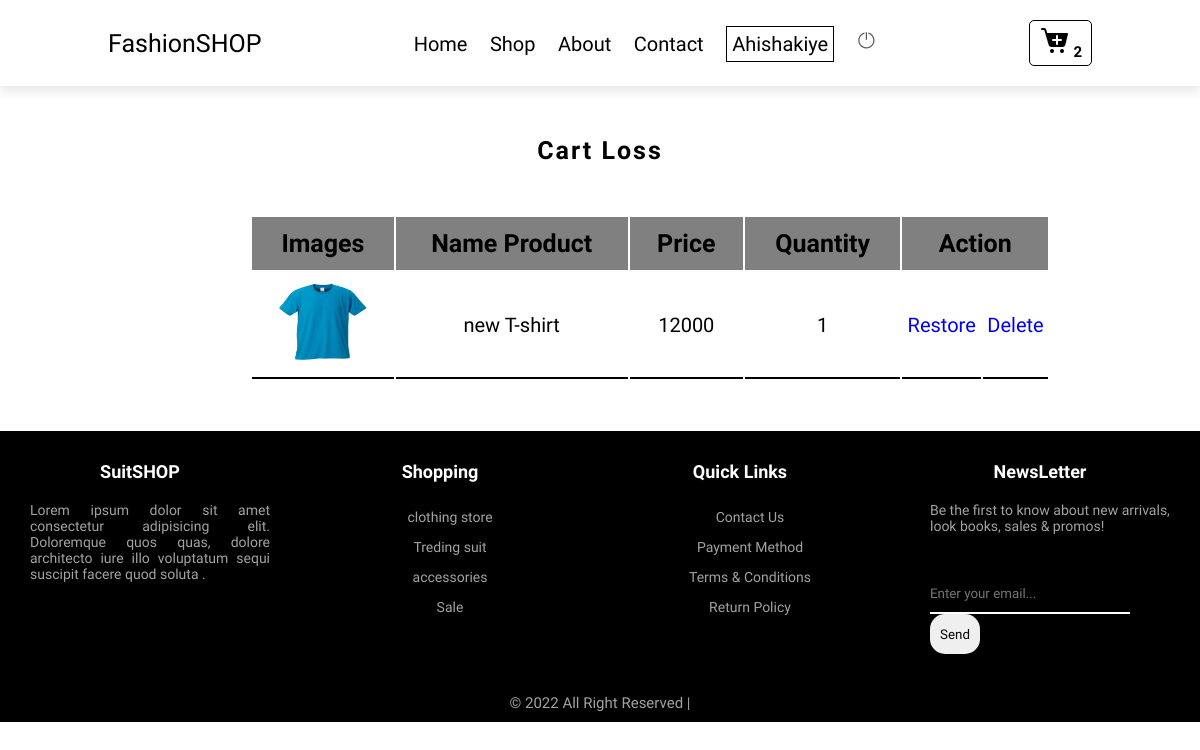
The page /cartloss.php (signed in) on the database its author committed.
### tables this page shows
CREATE TABLE `cartloss` (
  `id_cart` int(11) NOT NULL,
  `nomprod` varchar(255) NOT NULL,
  `prixprod` varchar(255) NOT NULL,
  `photoprod` varchar(255) NOT NULL,
  `Quantite` varchar(255) NOT NULL,
  `user` varchar(255) NOT NULL
);

### cartloss.php (the view, shortened to what this page needs)
<?php
include("db.php");
?>
<!DOCTYPE html>
<html lang="en">
<head>
    <link rel="stylesheet" href="css/cartlosse.css">
</head>
<body>
    <header class="header">
          <a href="#" class="logo"><i class="fas fa-splotch"></i> FashionSHOP</a>
          <nav class="navbar">
               <a href="index.php">Home</a>
               <a href="shop.php">Shop</a>
               <a href="about.php">About</a>
               <a href="contact.php">Contact</a>
               <?php
               if(isset($_SESSION['name']) && !empty($_SESSION['name'])){
               ?>
               <a href="#" class="session"><?php echo $_SESSION['name'];?></a>
               <a href="logout.php"><img src="images/shutdown_20px.png" alt="image non disponible"></a>
              <?php
               }else{
                   ?>
                   <a href="login.php">My Account</a>
                   <?php
               }
               ?>
          </nav>
          <?php
            if(isset($_SESSION['name']) && !empty($_SESSION['name'])){
                $select_row=$bdd->query("SELECT * FROM cart");
                $row=$select_row->rowCount();?>
          <a href="cart.php" class="btn"><img src="images/cart.png" alt="image non disponible" id="cart"> <span><?php echo $row;?></span></a>
          <?php
            }else{?>
            <div id="menu-btn" class="fas fa-bars"></div>
          <a href="cart.php" class="btn"><img src="images/cart.png" alt="image non disponible" id="cart"> <span>0</span></a>
        <?php
            }
            ?>
             </header>
     <section class="section12">
         <h1 class="title0">Cart Loss</h1>
         <?php
         if(isset($_SESSION['name']) && !empty($_SESSION['name'])){
         ?>
         <table>
             <thead class="thead">
                 <tr>
                     <th class="th">Images</th>
                     <th class="th">Name Product</th>
                     <th class="th">Price</th>
                     <th class="th">Quantity</th>
                     <th class="th" colspan="2">Action</th>
                 </tr>
             </thead>
             <tbody class="tbody">
                 <?php
                 $select=$bdd->query("SELECT * FROM cartloss ORDER BY id_cart");
                 while($data=$select->fetch()){
                 ?>
                 <tr>
                     <td class="td"><img src="image/<?php echo $data['photoprod']?>" alt="image non disponible"></td>
                     <td class="td"><?php echo $data['nomprod']?></td>
                     <td class="td"><?php echo $data['prixprod']?></td>
                     <td class="td"><?php echo $data['Quantite']?></td>
                     <td class="td"><a href="cartloss.php?restore=<?php echo $data['id_cart']?>">Restore</a></td>
                     <td class="td"><a href="cartloss.php?sup=<?php echo $data['id_cart']?>">Delete</a></td>
                 </tr>
                 <?php
                 }
                 ?>
             </tbody>
         </table>
         <?php
          }else{
              echo "<center style='font-size:2rem;color:red;margin-bottom:1rem;'>Sign In or Sign Up First!</center>";
          }
         ?>
     </section>
     <footer>
     <div class="footer-container">
          <div class="footer-box1">
               <h3 class="h3-ttle">SuitSHOP</h3>
               <p>Lorem ipsum dolor sit amet consectetur adipisicing elit. Doloremque quos quas, dolore architecto iure illo voluptatum sequi suscipit facere quod soluta .</p>
          </div>
          <div class="footer-box2">
               <h3 class="h3-ttle">Shopping</h3>
               <ul>
                    <li>clothing store</li>
                    <li>Treding suit</li>
                    <li>accessories</li>
                    <li>Sale</li>
               </ul>
          </div>
          <div class="footer-box3">
               <h3 class="h3-ttle">Quick Links</h3>
               <ul>
                    <li>Contact Us</li>
                    <li>Payment Method</li>
                    <li><a href="terms.php">Terms & Conditions</a></li>
                    <li><a href="return.php">Return Policy</a></li>
               </ul>
          </div>
          <div class="footer-box4">
               <h3 class="h3-ttle">NewsLetter</h3>
               <p class="p-form">Be the first to know about new arrivals, look books, sales & promos!</p>
               <form action="" method="post">
                    <input type="text" name="text" placeholder="Enter your email..." id="inpt-txt">
                    <input type="submit" value="Send" name="submit" id="submit-btn">
               </form>
          </div>
     </div>
     <p class="copy">&copy 2022 All Right Reserved | </p>
</footer>
</body>
</html>

### css/cartlosse.css (style rules this page uses)
* { font-family: 'Rambla', sans-serif; margin: 0; padding: 0; box-sizing: border-box; outline: none; border: none; text-decoration: none; }
:root { --gray:#a2a2a2; --graye:#ececec; --black: #000; --blue: #cae8e3; --pink: #f6e4d5; --white: #fff; --yellow: #ffd080; --border: .2rem solid var(--black); }
html { font-size: 62.5%; overflow-x: hidden; scroll-behavior: smooth; scroll-padding-top: 7rem; }
.header { position: sticky; top: 0; left: 0; right: 0; z-index: 1000; display: flex; align-items: center; justify-content: space-between; background-color: var(--white); box-shadow: 0 .5rem 1rem rgba(0,0,0,.1); padding: 2rem 9%; }
.logo { font-size: 2.5rem; color: var(--black); }
.navbar a { margin: 0 1rem; font-size: 2rem; color: var(--black); }
.navbar .session { margin: 0 1rem; padding:5px; font-size: 2rem; border:1px solid black; }
.btn { display: inline-block; padding: 0.5rem 1rem; border: 1px solid Black; cursor: pointer; font-weight: bolder; border-radius: .5rem; }
.btn span { position:relative; left:1px; top:1px; font-size:1.5rem; color:#000;; border-radius:5px; }
.title0 { text-align:center; font-size:2.5rem; letter-spacing: .2rem; margin:5rem 10rem; }
table { width:80rem; margin-left:25rem; margin-bottom:5rem; }
table .thead .th { background:gray; padding:1.2rem 2rem; font-size:2.5rem; text-align: center; }
table .tbody .td img { width:10rem; height:10rem; }
table .tbody .td { border:0; border-bottom:2px solid black; font-size:2rem; text-align: center; }
footer { background: var(--black); }
.footer-container { display:flex; flex-wrap: nowrap; justify-content: space-between; align-items: flex-start; align-content: center; flex-direction: row; }
.footer-box1 { width:300px; margin:30px; }
.footer-box1 p { color:var(--gray); text-align: justify; font-size:14px; }
.footer-box2 { width:300px; margin:30px; }
.footer-box2 ul { color:var(--gray); font-size:14px; }
.footer-box2 ul li { text-align: center; list-style-type: none; line-height: 30px; }
.footer-box3 { width:300px; margin:30px; }
.footer-box3 ul { color:var(--gray); font-size:14px; }
.footer-box3 ul li { text-align: center; list-style-type: none; line-height: 30px; }
.footer-box3 ul li a { text-decoration:none; color:var(--gray); }
.footer-box4 { width:300px; margin:30px; }
.p-form { color:var(--gray); font-size:14px; margin-bottom: 40px; }
#inpt-txt { height:40px; width:200px; border-top:0; border-left:0; border-right:0; border-bottom:2px solid var(--white); outline:none; background: var(--black); }
#submit-btn { width:50px; height:40px; border-radius:15px; }
.h3-ttle { color:var(--white); text-align: center; font-size:18px; margin:0px 20px 20px 0px; }
.copy { text-align: center; color:var(--gray); font-size:15px; padding:10px; }

### rows shown on the page
cartloss: photoprod (picture), nomprod "new T-shirt", prixprod "12000", Quantite "1"

### other values the page prints
$_SESSION['name'] "Ahishakiye"
$row "2"
